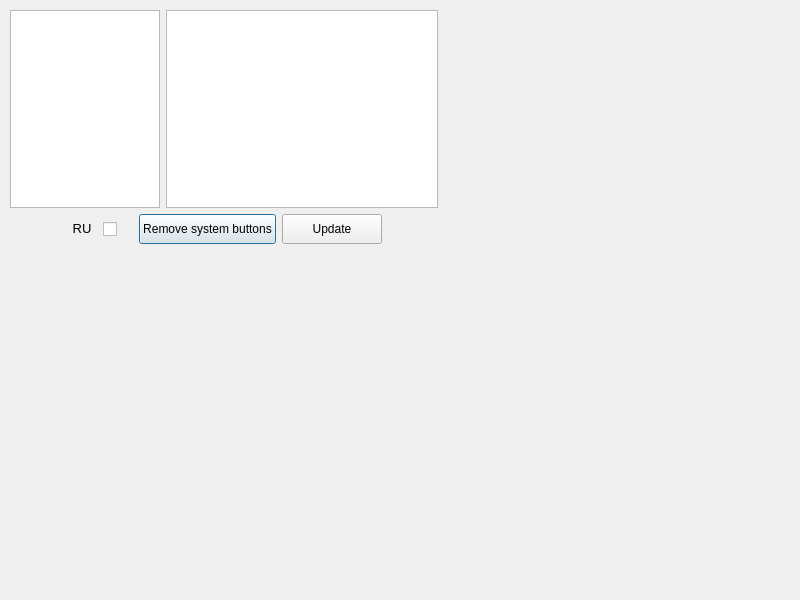
<?xml version="1.0" encoding="UTF-8"?>
<ui version="4.0">
 <class>tviewer</class>
 <widget class="QDialog" name="tviewer">
  <property name="geometry">
   <rect>
    <x>0</x>
    <y>0</y>
    <width>800</width>
    <height>600</height>
   </rect>
  </property>
  <property name="windowTitle">
   <string>Dialog</string>
  </property>
  <widget class="QWidget" name="layoutWidget">
   <property name="geometry">
    <rect>
     <x>10</x>
     <y>10</y>
     <width>428</width>
     <height>234</height>
    </rect>
   </property>
   <layout class="QVBoxLayout" name="verticalLayout">
    <item>
     <layout class="QHBoxLayout" name="horizontalLayout">
      <item>
       <widget class="QListWidget" name="listWidget">
        <property name="minimumSize">
         <size>
          <width>100</width>
          <height>0</height>
         </size>
        </property>
        <property name="maximumSize">
         <size>
          <width>150</width>
          <height>16777215</height>
         </size>
        </property>
       </widget>
      </item>
      <item>
       <widget class="QTextBrowser" name="textBrowser">
        <property name="minimumSize">
         <size>
          <width>270</width>
          <height>0</height>
         </size>
        </property>
       </widget>
      </item>
     </layout>
    </item>
    <item>
     <layout class="QHBoxLayout" name="horizontalLayout_4">
      <item>
       <spacer name="horizontalSpacer">
        <property name="orientation">
         <enum>Qt::Horizontal</enum>
        </property>
        <property name="sizeHint" stdset="0">
         <size>
          <width>40</width>
          <height>20</height>
         </size>
        </property>
       </spacer>
      </item>
      <item>
       <layout class="QHBoxLayout" name="horizontalLayout_2">
        <item>
         <widget class="QLabel" name="labelRU">
          <property name="minimumSize">
           <size>
            <width>30</width>
            <height>30</height>
           </size>
          </property>
          <property name="maximumSize">
           <size>
            <width>30</width>
            <height>30</height>
           </size>
          </property>
          <property name="text">
           <string>&lt;html&gt;&lt;head/&gt;&lt;body&gt;&lt;p align=&quot;center&quot;&gt;&lt;span style=&quot; font-size:10pt;&quot;&gt;RU&lt;/span&gt;&lt;/p&gt;&lt;/body&gt;&lt;/html&gt;</string>
          </property>
         </widget>
        </item>
        <item>
         <widget class="QCheckBox" name="checkBoxRU">
          <property name="minimumSize">
           <size>
            <width>30</width>
            <height>30</height>
           </size>
          </property>
         </widget>
        </item>
        <item>
         <layout class="QHBoxLayout" name="horizontalLayout_5">
          <item>
           <widget class="QPushButton" name="pushButton">
            <property name="minimumSize">
             <size>
              <width>100</width>
              <height>30</height>
             </size>
            </property>
            <property name="text">
             <string>Remove system buttons</string>
            </property>
           </widget>
          </item>
         </layout>
        </item>
       </layout>
      </item>
      <item>
       <widget class="QPushButton" name="pushButton_Update">
        <property name="minimumSize">
         <size>
          <width>100</width>
          <height>30</height>
         </size>
        </property>
        <property name="text">
         <string>Update</string>
        </property>
       </widget>
      </item>
      <item>
       <layout class="QHBoxLayout" name="horizontalLayout_3"/>
      </item>
      <item>
       <spacer name="horizontalSpacer_2">
        <property name="orientation">
         <enum>Qt::Horizontal</enum>
        </property>
        <property name="sizeHint" stdset="0">
         <size>
          <width>40</width>
          <height>20</height>
         </size>
        </property>
       </spacer>
      </item>
     </layout>
    </item>
   </layout>
  </widget>
 </widget>
 <resources/>
 <connections/>
</ui>
